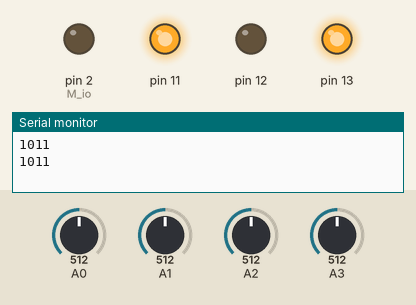
Simulated run of this sketch. Board: Arduino Uno, built with avr-gcc and run on an emulated ATmega328P. On the bench: output pins drawn as LEDs (lit = HIGH), the last lines printed to the serial monitor. Inputs (shaded band) come from the test bench; at power-on: A0 = 512, A1 = 512, A2 = 512, A3 = 512.

Above: at 13.3 s.
13.4 s: A0 set to 792
26.2 s: A0 set to 814
At 38.7 s:
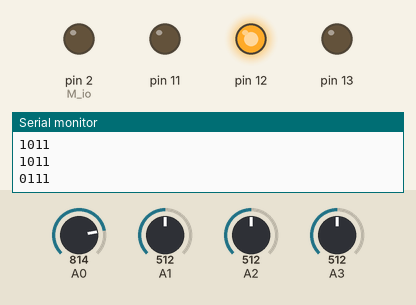
39.0 s: A0 set to 790
At 50.8 s:
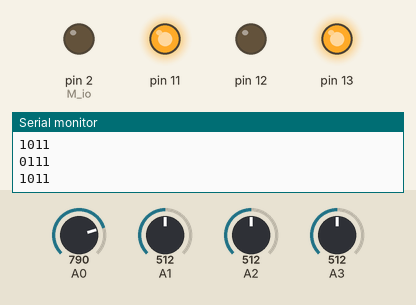
51.5 s: A0 set to 810
At 63.9 s:
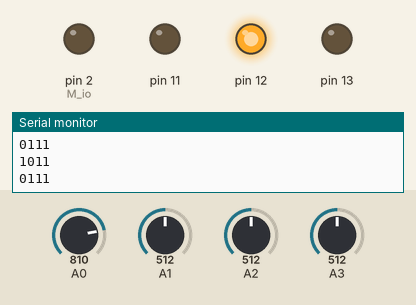
Timing chart, 0 to 65.0 s (numbered marks = the images above; inputs shaded):
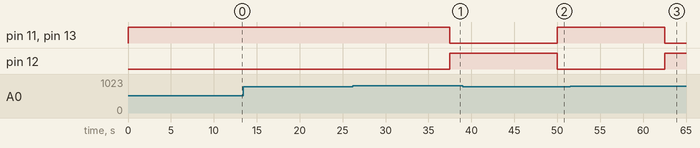

Measured:
- the behaviour switches between 800 and 801 on A0 (found by bisection; images 0 and 1)
- after the input at 26.2 s, pin 11, pin 13: HIGH → LOW after 11.3 s; pin 12: LOW → HIGH after 11.3 s
- after the input at 39.0 s, pin 11, pin 13: LOW → HIGH after 11.0 s; pin 12: HIGH → LOW after 11.0 s
- after the input at 51.5 s, pin 11, pin 13: HIGH → LOW after 11.0 s; pin 12: LOW → HIGH after 11.0 s

The sketch:

Master.ino
```cpp
#include <MQ135.h>

int fc_A0;              //fc-37
int M135_A0;            //MQ-135(室外)
int M135_A1;            //MQ-135(室內)
int M7_A0;              //MQ-7
int M_io = 0;           //indoor=1(HIGH) outdoor=2(LOW)
int Open1_Close0=0;     //開關


void setup() {
  pinMode(2, OUTPUT);           //M_io
  pinMode(13, OUTPUT);          //空氣清淨機 red 13
  pinMode(12, OUTPUT);          //除濕機    green 12
  pinMode(11, OUTPUT);          //抽風機    yellow 11
  Serial.begin(9600);
}


void loop() {

  fc_A0      = analogRead(0);   // 讀fc-37類比訊號
  M135_A0    = analogRead(1);   // 讀MQ-135類比訊號(室外)
  M7_A0      = analogRead(2);   // 讀MQ-7類比訊號
  M135_A1    = analogRead(3);   // 讀MQ-135類比訊號(室內)
  digitalWrite(11, LOW);                 //LED變暗--抽風機
  digitalWrite(12, LOW);                 //LED變暗--
  digitalWrite(13, LOW);                 //LED變暗--空氣清淨機

  /////////////////////////////////////////////////////////////////fc-37
/*
  Serial.print("fc-37 : 類比->");
  Serial.print(fc_A0);
  Serial.print("  ");                      //在監控視窗印出從A0讀取的值
*/
  if(fc_A0 > 800)                          //讀取fc-37感測器的A0判斷"下雨"
  {
//    Serial.println("下雨");               //在監控視窗印出"wet"
    digitalWrite(12,HIGH);                 //LED變亮--除濕機
    Open1_Close0=0;                        //關窗Close
  }
  else                                     //讀取fc-37感測器的A0判斷"未下雨"
  {
//    Serial.println("未下雨");               //在監控視窗印出"dry"
    digitalWrite(12,LOW);                  //LED變暗

    /////////////////////////////////////////////////////////////////MQ-135(室內0)

    if (M135_A1 > 500)                       //檢測到有害氣體
    {
      digitalWrite(13, HIGH);                //LED變亮--空氣清淨機
      digitalWrite(11, HIGH);                //LED變亮--抽風機
      Open1_Close0=1;                        //開窗Open
    }
    else
    {
      digitalWrite(13, LOW);                 //LED變暗--空氣清淨機
      digitalWrite(11, LOW);                 //LED變暗--抽風機

      /////////////////////////////////////////////////////////////////MQ-7(室內0)

      if (M7_A0 > 180)                         //檢測到有害氣體
      {
        digitalWrite(13, HIGH);                //LED變亮--空氣清淨機
        digitalWrite(11, HIGH);                //LED變亮--抽風機
        Open1_Close0=1;                        //開窗Open
      }
      else
      {
        digitalWrite(13, LOW);                 //LED變暗--空氣清淨機
        digitalWrite(11, LOW);                 //LED變暗--抽風機

        /////////////////////////////////////////////////////////////////MQ-135(室外1)

        if (M135_A0 > 500)                       //檢測到有害氣體
        {
          digitalWrite(13, HIGH);                //LED變亮--空氣清淨機
          Open1_Close0=0;                        //關窗Close
        }
       else
        {
          digitalWrite(13, LOW);                 //LED變暗--空氣清淨機
          Open1_Close0=1;                        //開窗Open
        }

        /////////////////////////////////////////////////////////////////MQ-135(室外1)
      }
      /////////////////////////////////////////////////////////////////MQ-7
    }
    /////////////////////////////////////////////////////////////////MQ-135(室內0)
  }
/*
  /////////////////////////////////////////////////////////////////序列埠視窗MQ-135(室內1)
  Serial.print("MQ-135(indoor) : 氣體數值->");
  Serial.println(M135_A1, DEC);
  /////////////////////////////////////////////////////////////////序列埠視窗MQ-135(室外0)
  Serial.print("MQ-135(outdoor): 氣體數值->");
  Serial.println(M135_A0, DEC);
  /////////////////////////////////////////////////////////////////序列埠視窗MQ-7
  Serial.print("MQ-7           : 氣體數值->");
  Serial.println(M7_A0, DEC);
  Serial.println("　");

  /////////////////////////////////////////////////////////////////室內外通知判斷(傳遞訊號給arduino_2)
*/
  if(Open1_Close0==1)                       //開關窗狀態
   Serial.write('1');
  else if(Open1_Close0==0)
   Serial.write('0');

  /////////////////////////////////////////////////////////////////
  if(fc_A0 > 800)                           //'1'有下雨，'0'沒下雨
    {
      Serial.write('1');
    }
  else
    {
      Serial.write('0');
    }
  /////////////////////////////////////////////////////////////////
  if (M135_A1 > 500||M7_A0 > 180)           //'1'室內有有害氣體，'0'室內無有害氣體
    {
      Serial.write('1');
    }
  else
    {
      Serial.write('0');
    }
  /////////////////////////////////////////////////////////////////
  if (M135_A0 > 500)                       //'1'室外有有害氣體，'0'室外無有害氣體
    {
      Serial.write("1\n");
    }
  else
    {
      Serial.write("0\n");
    }

    delay(12500);
}
/*
MQ-135
  正常空氣返回約100-200
  瓦斯 450~650
  酒精 400~700
MQ-7
  線香 180~260
*/
```
